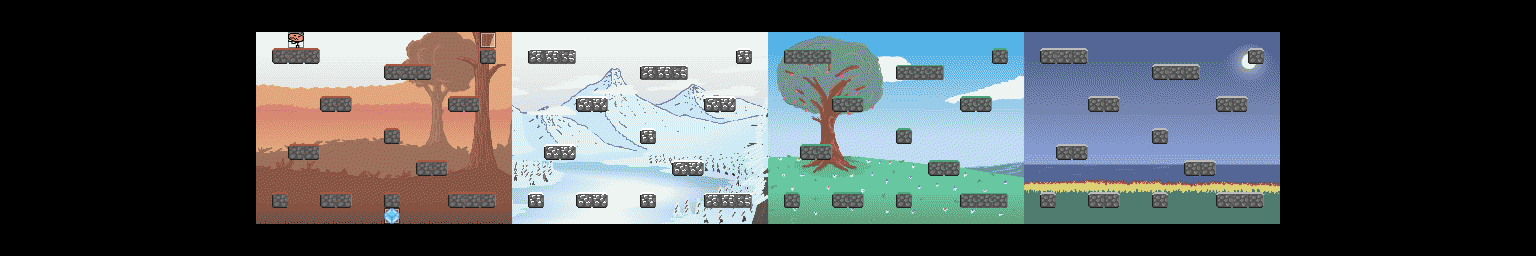

This game map was drawn from its Tiled (.tmx) file and the tilesets committed beside it. A one-line description and the trimmed map source follow:
An orthogonal 96x16 tile map with 16x16 px tiles, 5 tile layers (bg, background-amiga, map, objects, ...), 1 hidden layer not drawn, 3 tilesets.

<map version="1.9" tiledversion="1.9.2" orientation="orthogonal" renderorder="right-down" width="96" height="16" tilewidth="16" tileheight="16" hexsidelength="0" infinite="0" nextlayerid="9" nextobjectid="1" compressionlevel="0">
  <properties>
    <property name="solid_bottom" type="bool" value="false" />
    <property name="solid_left" type="bool" value="false" />
    <property name="solid_right" type="bool" value="false" />
    <property name="solid_top" type="bool" value="false" />
  </properties>
  <tileset firstgid="1" source="..\Actors.tsx" />
  <tileset firstgid="257" source="..\Blocks.tsx" />
  <tileset firstgid="513" source="tileset.tileset.tsx" />
  <layer id="1" name="bg" width="96" height="16">
    <data>[1536 cells, 0 non-empty, 0 distinct tile ids]</data>
    <properties>
      <property name="amiga_ocs" type="bool" value="true" />
      <property name="foreground" type="bool" value="false" />
      <property name="megadrive" type="bool" value="true" />
    </properties>
  </layer>
  <layer id="7" name="background-amiga" width="96" height="16">
    <data>[1536 cells, 768 non-empty, 768 distinct tile ids]</data>
    <properties>
      <property name="amiga_ocs" type="bool" value="true" />
      <property name="foreground" type="bool" value="false" />
      <property name="megadrive" type="bool" value="false" />
    </properties>
  </layer>
  <layer visible="0" id="8" name="background-megadrive" width="96" height="16">
    <data>[1536 cells, 768 non-empty, 192 distinct tile ids]</data>
    <properties>
      <property name="amiga_ocs" type="bool" value="false" />
      <property name="foreground" type="bool" value="false" />
      <property name="megadrive" type="bool" value="true" />
    </properties>
  </layer>
  <layer id="6" name="map" width="96" height="16">
    <data>[1536 cells, 92 non-empty, 20 distinct tile ids]</data>
    <properties>
      <property name="amiga_ocs" type="bool" value="true" />
      <property name="foreground" type="bool" value="false" />
      <property name="megadrive" type="bool" value="true" />
    </properties>
  </layer>
  <layer id="2" name="objects" width="96" height="16">
    <data>[1536 cells, 3 non-empty, 3 distinct tile ids]</data>
    <properties>
      <property name="amiga_ocs" type="bool" value="true" />
      <property name="foreground" type="bool" value="false" />
      <property name="megadrive" type="bool" value="true" />
    </properties>
  </layer>
  <layer id="3" name="foreground" width="96" height="16">
    <data>[1536 cells, 0 non-empty, 0 distinct tile ids]</data>
    <properties>
      <property name="amiga_ocs" type="bool" value="true" />
      <property name="foreground" type="bool" value="true" />
      <property name="megadrive" type="bool" value="true" />
    </properties>
  </layer>
  <objectgroup id="5" name="events" />
</map>
